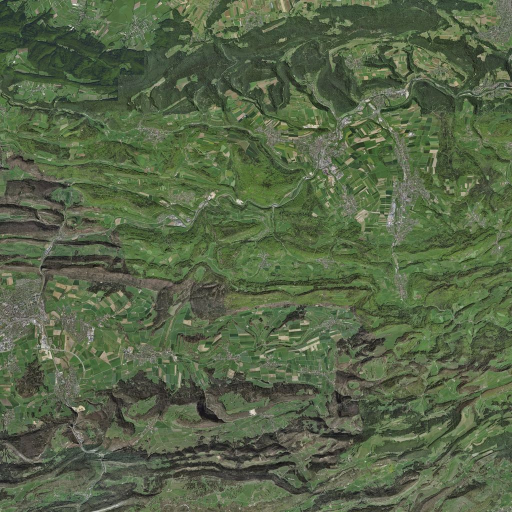
#> input picture drone2/baerschwil-ortho-far.jpg, 1024 x 1024 px (shown at 1/2 size)
$ python trees_pack.py ../baerschwil-ortho-far.jpg ../baerschwil-ortho-sm.jpg ../baerschwil-ortho-sm.jpg
#> lines starting #> are read from the running program, lines starting #| are printed output that depends on the picture; long printed decimals are rounded
# trees for drone2's Bärschwil: positions from the vegetation height model, conifer share from the forest mix (BAFU / LFI, WMS rasters)
# rasters cover x -4000..4000, z -4500..2500 at 2 m. Output: int16 x*4, int16 z*4, uint8 height*4, uint8 conifer*255
import sys, struct, numpy as np
from PIL import Image
H = np.asarray(Image.open(sys.argv[1]).convert('RGB')).astype(np.int16)
M = np.asarray(Image.open(sys.argv[2]).convert('RGBA')).astype(np.int16)
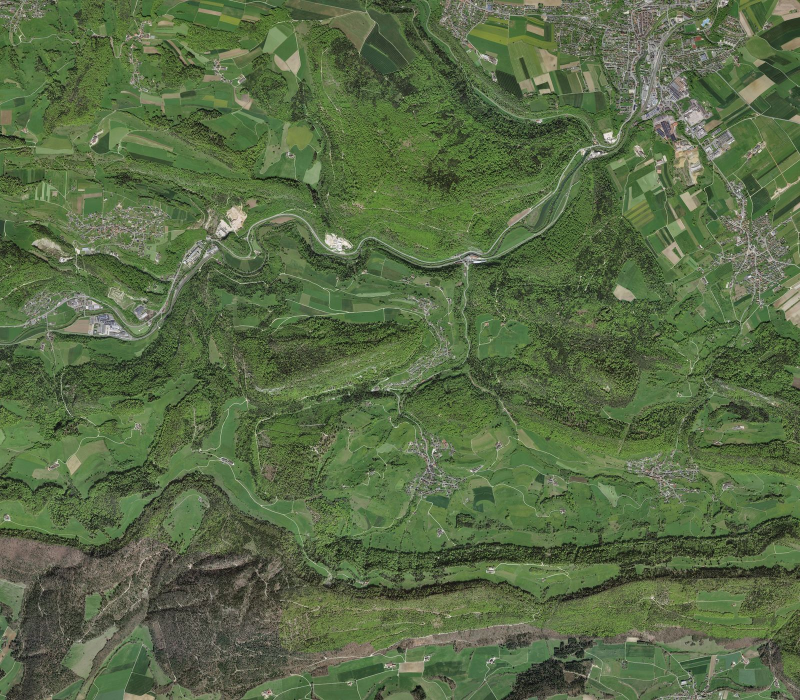
#> input picture drone2/baerschwil-ortho-sm.jpg, 1600 x 1400 px (shown at 1/2 size)
LEG = np.array([(255, 255, 255), (253, 253, 169), (255, 255, 87), (234, 250, 0), (169, 243, 0), (100, 232, 0), (0, 200, 29), (0, 157, 139), (0, 104, 91), (0, 60, 50)])
MID = np.array([0, 0.5, 1.5, 2.5, 4, 10, 17.5, 25, 35, 45])
veg = np.concatenate([MID[((H[r:r + 250, :, None, :] - LEG[None, None]) ** 2).sum(-1).argmin(-1)] for r in range(0, H.shape[0], 250)])   # in row blocks: memory
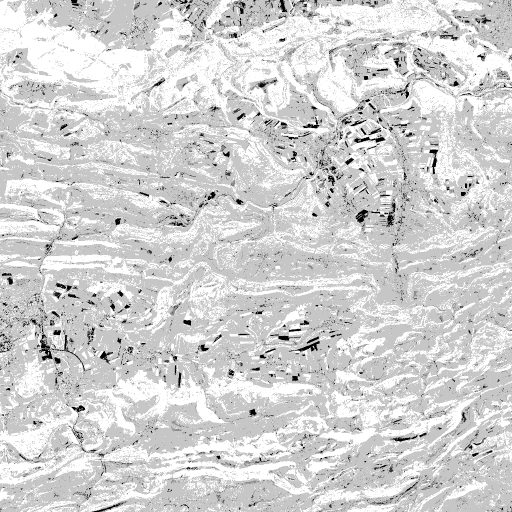
#> veg: shape (1024, 1024) float64 (shown at 1/2 size); min 0, max 45, mean 37.2; drawn with min black and max white
laub = np.where(M[..., 3] > 0, np.clip(M[..., 0] / 85.0, 0, 1), 1.0)
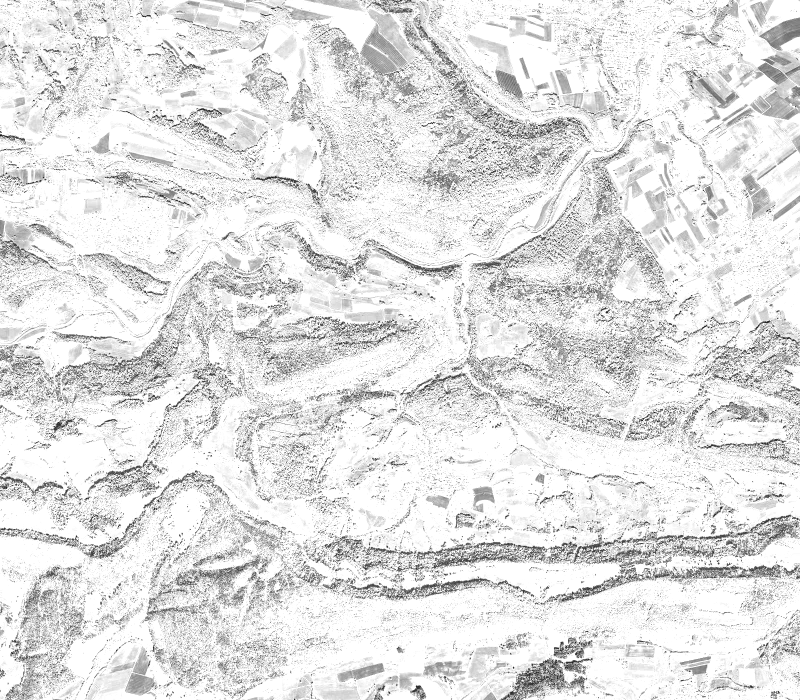
#> laub: shape (1400, 1600) float64 (shown at 1/2 size); min 0, max 1, mean 0.888
forest = M[..., 3] > 0
#> forest: shape (1400, 1600) bool; every value is 1
rng = np.random.default_rng(1240)
X0, Z0, PX = -4000, -4500, 2.0
out = []
def place(cell, keep):
#> called with cell = 11
    n_x, n_z = int(8000 / cell), int(7000 / cell)
    for j in range(n_z):
        zs = Z0 + (j + rng.random(n_x)) * cell; xs = X0 + (np.arange(n_x) + rng.random(n_x)) * cell
        c = np.clip((xs - X0) / PX, 0, H.shape[1] - 1).astype(int); r = np.clip((zs - Z0) / PX, 0, H.shape[0] - 1).astype(int)
        h = veg[r, c]; ok = keep(h, forest[r, c], xs, zs)
        for x, z, hh, lb in zip(xs[ok], zs[ok], h[ok], laub[r[ok], c[ok]]):
            hh = hh * rng.uniform(0.75, 1.15)
            out.append((x, z, min(hh, 60), 1 - lb))
#> after the loop, hh = 18.84; out = 215197 items
near = lambda xs, zs: np.hypot(xs, zs) < 1600
place(11.0, lambda h, f, xs, zs: (h >= 9) & f)                       # forest stands
place(6.0, lambda h, f, xs, zs: (h >= 4) & ~f & near(xs, zs))        # orchards, hedges and single trees round the village
place(13.0, lambda h, f, xs, zs: (h >= 4) & ~f & ~near(xs, zs))
A = np.array(out)
buf = bytearray(b'BWT1') + struct.pack('<I', len(A))
buf += np.stack([np.round(A[:, 0] * 4), np.round(A[:, 1] * 4)], 1).astype(np.int16).tobytes()
buf += np.stack([np.round(A[:, 2] * 4), np.round(A[:, 3] * 255)], 1).astype(np.uint8).tobytes()
open(sys.argv[3], 'wb').write(buf); print(len(A), 'trees', len(buf) / 1e6, 'MB', 'conifer share', (A[:, 3] > 0.5).mean())
#| 215197 trees 1.291 MB conifer share 0.06337
